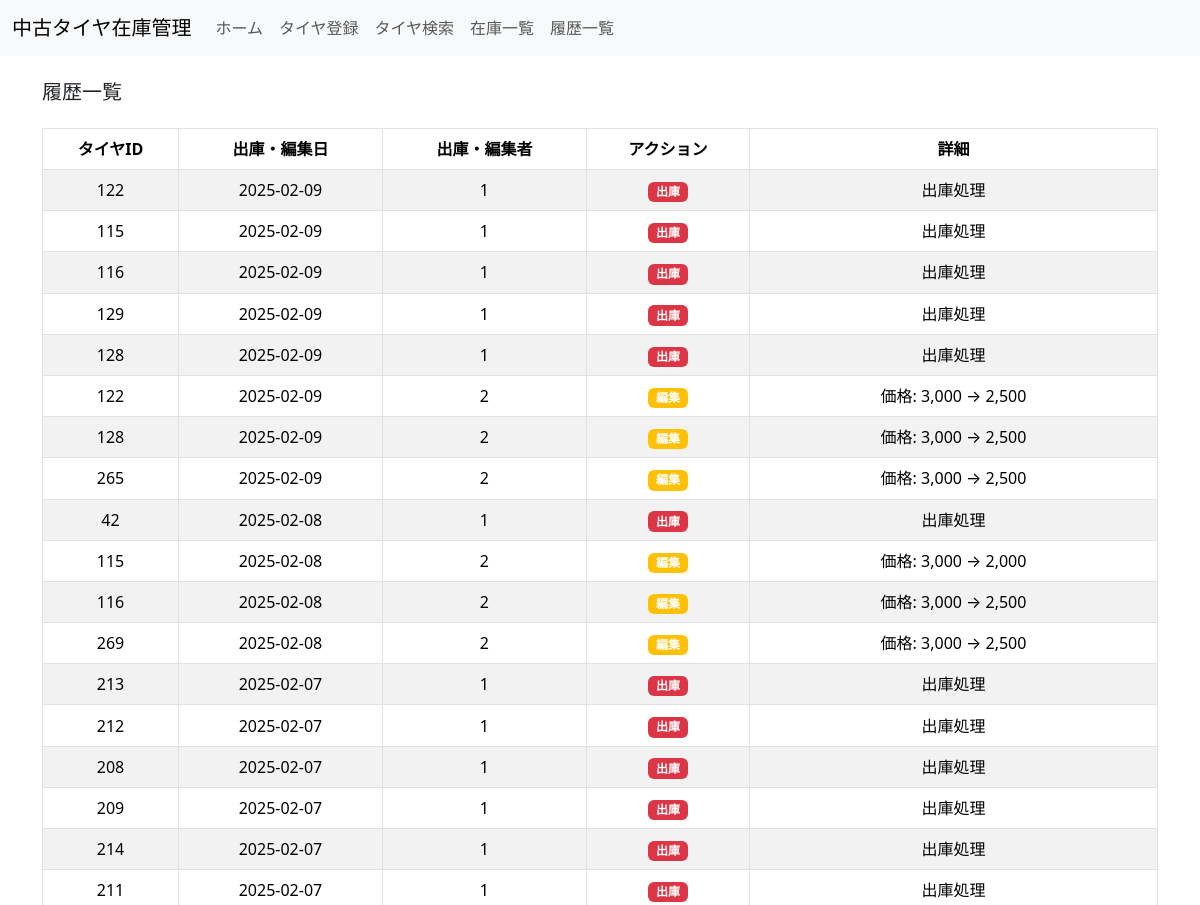
Before: /history (upper part) with the older database file.
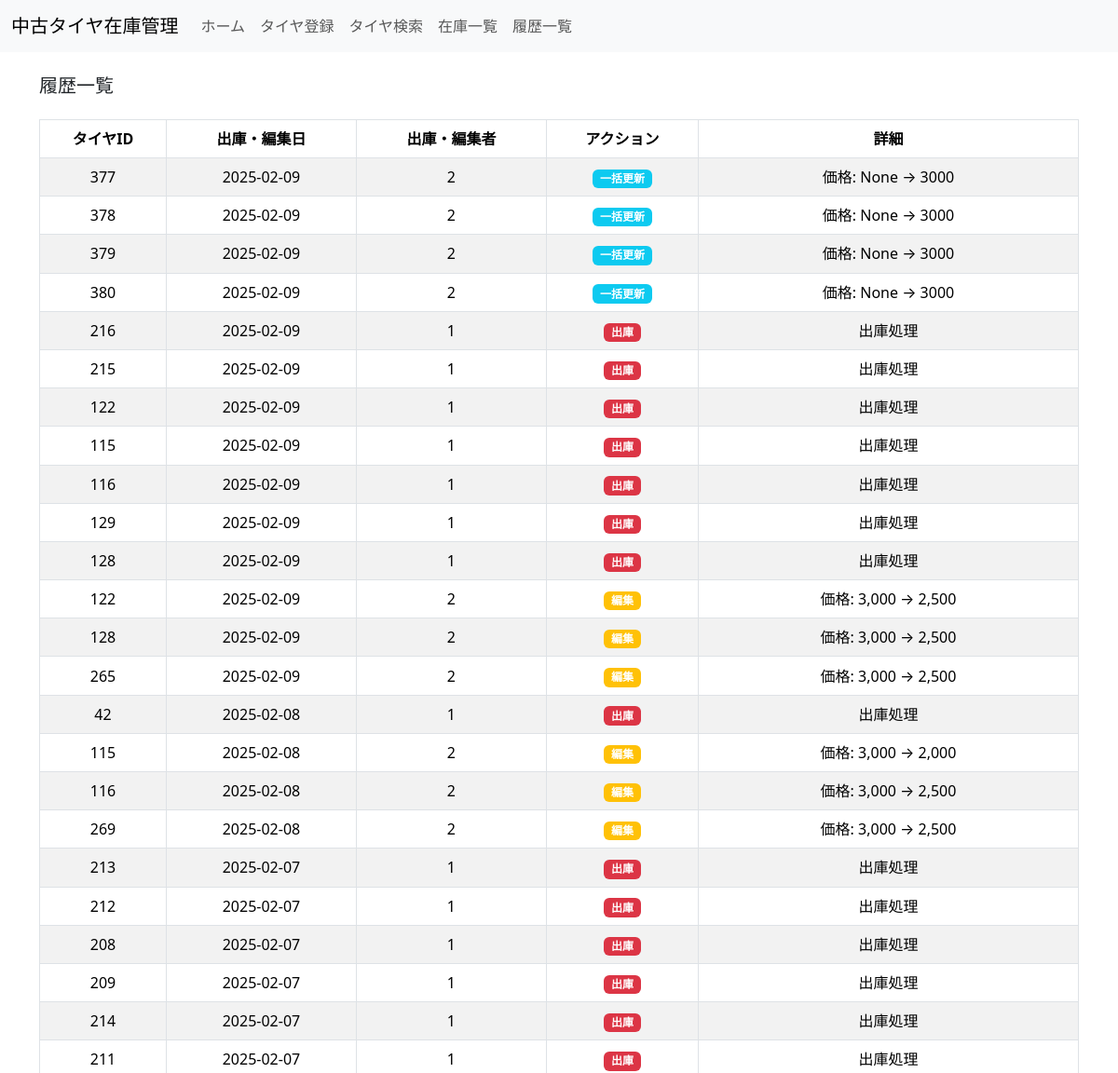
After: the same page with the newer database file.
### models.py (models this page shows)
class DispatchHistory(db.Model):
    __tablename__ = "dispatch_history"  # 正しいテーブル名を指定
    id = db.Column(db.Integer, primary_key=True)
    tire_id = db.Column(db.Integer, db.ForeignKey('input_page.id'), nullable=False)
    user_id = db.Column(db.Integer, db.ForeignKey('user.id'), nullable=False)
    dispatch_date = db.Column(db.DateTime, nullable=False)
    dispatch_note = db.Column(db.String)

class HistoryPage(db.Model):
    id = db.Column(db.Integer, primary_key=True)
    tire_id = db.Column(db.Integer, db.ForeignKey('input_page.id'), nullable=False)
    user_id = db.Column(db.Integer, db.ForeignKey('user.id'), nullable=False)
    action = db.Column(db.String, nullable=False)
    edit_date = db.Column(db.DateTime, nullable=False)
    details = db.Column(db.String)

### app.py (the view)
@app.route('/history')
def history_page():
    import logging
    logging.basicConfig()
    logging.getLogger('sqlalchemy.engine').setLevel(logging.INFO)
    dispatch_history = DispatchHistory.query.all()
    edit_history = HistoryPage.query.all()
    for record in dispatch_history:
        print(f"デバッグ: {record.dispatch_date} (型: {type(record.dispatch_date)})")
    dispatch_records = []  # ここでリストを定義
    for record in dispatch_history:
        try:
            if isinstance(record.dispatch_date, str):
                dispatch_date = datetime.strptime(record.dispatch_date, '%Y-%m-%d %H:%M:%S')
            elif isinstance(record.dispatch_date, datetime):
                dispatch_date = record.dispatch_date
            else:
                print(f"🚨 予期しないデータ型: {type(record.dispatch_date)} - {record.dispatch_date}")
                continue  # 予期しない型ならスキップ
            if dispatch_date.tzinfo is None:
                dispatch_date = dispatch_date.replace(tzinfo=timezone.utc)
            dispatch_date = dispatch_date.astimezone(JST)
            dispatch_records.append({
                "tire_id": record.tire_id,
                "date": dispatch_date,
                "user_id": record.user_id,
                "action": "出庫",
                "details": record.dispatch_note or "出庫処理"
            })
        except Exception as e:
            print(f"🚨 変換エラー: {e} (値: {record.dispatch_date})")
    edit_records = []
    for record in edit_history:
        try:
            if isinstance(record.edit_date, str):  # 文字列の場合は変換
                edit_date = datetime.strptime(record.edit_date, '%Y-%m-%d %H:%M:%S')
            else:
                edit_date = record.edit_date
            edit_records.append({
                "tire_id": record.tire_id,
                "date": edit_date.astimezone(JST) if isinstance(edit_date, datetime) else edit_date,
                "user_id": record.user_id,
                "action": record.action,
                "details": record.details
            })
        except Exception as e:
            print(f"🚨 変換エラー: {e} (値: {record.edit_date})")
    combined_history = sorted(dispatch_records + edit_records, key=lambda x: x["date"].astimezone(JST), reverse=True)
    return render_template('history_page.html', history=combined_history)

### app.py (called while the page is built)
@app.context_processor
def inject_user():
    from flask_login import current_user
    return dict(user=current_user)

### templates/history_page.html
{% extends "base.html" %}
{% block content %}
<div class="container my-4">
    <h5 class="mb-4">履歴一覧</h5>
    <div class="table-responsive">
        <table class="table table-bordered table-striped table-hover">
            <thead class="thead-light">
                <tr>
                    <th style="min-width: 100px;">タイヤID</th>
                    <th style="min-width: 150px;">出庫・編集日</th>
                    <th style="min-width: 150px;">出庫・編集者</th>
                    <th style="min-width: 120px;">アクション</th>
                    <th style="min-width: 300px;">詳細</th>
                </tr>
            </thead>
            <tbody>
                {% for record in history %}
                <tr>
                    <td>{{ record.tire_id }}</td>
                    <td>{{ record.date.strftime('%Y-%m-%d') }}</td>
                    <td>{{ record.user_id }}</td>
                    <td>
                        {% if record.action == "出庫" %}
                            <span class="badge bg-danger">{{ record.action }}</span>
                        {% elif record.action == "編集" %}
                            <span class="badge bg-warning">{{ record.action }}</span>
                        {% elif record.action == "一括更新" %}
                            <span class="badge bg-info">{{ record.action }}</span>
                        {% endif %}
                    </td>
                    <td>{{ record.details }}</td>
                </tr>
                {% endfor %}
            </tbody>
        </table>
    </div>
</div>
{% endblock %}

### templates/base.html (shortened to what this page needs)
<!DOCTYPE html>
<html lang="ja">
<head>
    <link rel="stylesheet" href="{{ url_for('static', filename='css/style.css') }}">
    <link href="https://cdn.jsdelivr.net/npm/bootstrap@5.3.3/dist/css/bootstrap.min.css" rel="stylesheet">
</head>
<body>
    <header>
    <nav class="navbar navbar-expand-lg navbar-light bg-light">
        <div class="container-fluid">
            <a class="navbar-brand" href="{{ url_for('index') }}">中古タイヤ在庫管理</a>
            <div class="collapse navbar-collapse" id="navbarNav">
                <ul class="navbar-nav">
                    <li class="nav-item">
                        <a class="nav-link" href="{{ url_for('index') }}">ホーム</a>
                    </li>
                    <li class="nav-item">
                        <a class="nav-link" href="{{ url_for('input_page') }}">タイヤ登録</a>
                    </li>
                    <li class="nav-item">
                        <a class="nav-link" href="{{ url_for('search_page') }}">タイヤ検索</a>
                    </li>
                    <li class="nav-item">
                        <a class="nav-link" href="{{ url_for('inventory_list') }}">在庫一覧</a>
                    </li>
                    <li class="nav-item">
                        <a class="nav-link" href="{{ url_for('history_page') }}">履歴一覧</a>
                    </li>
                </ul>
            </div>
        </div>
    </nav>
</header>
    <main>
        {% block content %}
        {% endblock %}
    </main>
</body>
</html>

### static/css/style.css (style rules this page uses)
* { box-sizing: border-box; }
.navbar { background-color: #f8f9fa; }
body { background-color: #f8f9fa; }
h5 { margin: 0; }
.table td, .table th { text-align: center; vertical-align: middle; }

Changed rows visible on the page:
added HistoryPage: tire_id "377", date "2025-02-09", user_id "2", action "一括更新", details "価格: None → 3000"
added HistoryPage: tire_id "378", date "2025-02-09", user_id "2", action "一括更新", details "価格: None → 3000"
added HistoryPage: tire_id "379", date "2025-02-09", user_id "2", action "一括更新", details "価格: None → 3000"
added HistoryPage: tire_id "380", date "2025-02-09", user_id "2", action "一括更新", details "価格: None → 3000"
added DispatchHistory: tire_id "216", date "2025-02-09", user_id "1", action "出庫", details "出庫処理"
added DispatchHistory: tire_id "215", date "2025-02-09", user_id "1", action "出庫", details "出庫処理"
